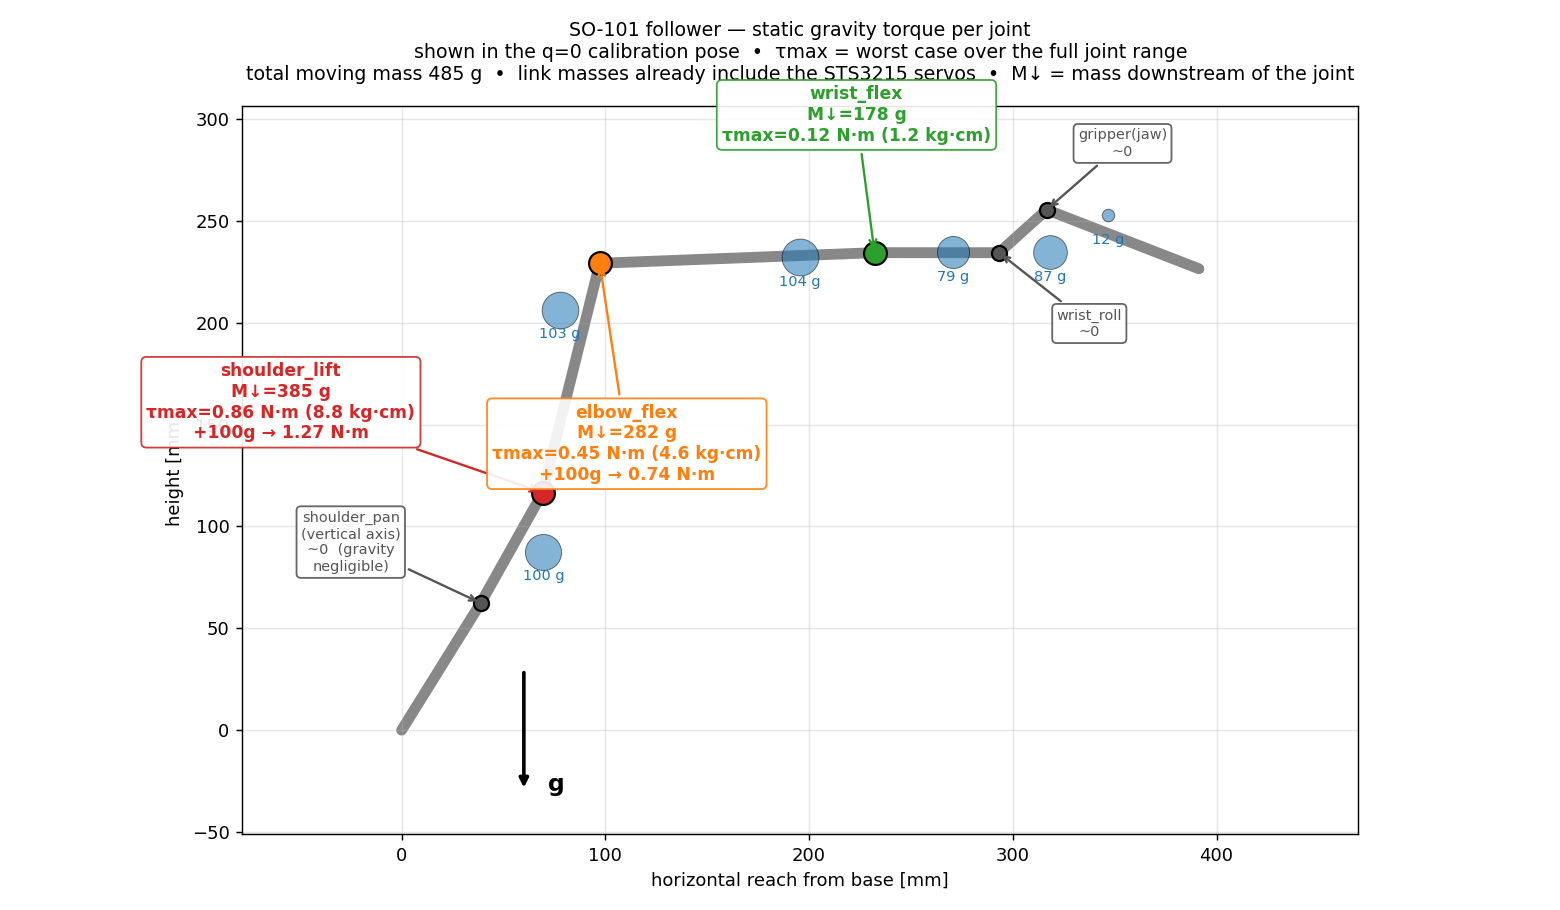

Reproduce this figure in Python.
"""Draw a labeled side-view of the SO-101 arm with per-joint gravity torque.
Saves gravity_torque_diagram.png."""
import numpy as np
import matplotlib
matplotlib.use("Agg")
import matplotlib.pyplot as plt
import gravity_spring_analysis as G

NM2KG = 10.197

def fk_points(q, payload=0.0):
    G.PAYLOAD_KG = payload
    link_T, jw = G.forward_kinematics(q)
    order = ["shoulder_pan","shoulder_lift","elbow_flex","wrist_flex","wrist_roll","gripper"]
    pts = [np.zeros(3)] + [jw[n][:3,3] for n in order]
    tip = (link_T["gripper_link"] @ np.array([*G.GRIPPER_FRAME_XYZ,1.0]))[:3]
    pts.append(tip)
    coms = G.link_com_world(link_T)
    return np.array(pts), coms, link_T

# Worst-case static torque over the full workspace, precomputed by the 2D/3D
# sweep in gravity_spring_analysis (kept here so the figure renders instantly).
WORST = {
    0.0: {"shoulder_lift":0.864, "elbow_flex":0.453, "wrist_flex":0.117},
    0.1: {"shoulder_lift":1.266, "elbow_flex":0.741, "wrist_flex":0.215},
}
def worst_case(joint, payload=0.0):
    return WORST[payload][joint]

# Straight horizontal pose = most intuitive (torque ~ weight x horizontal reach)
q = {"shoulder_lift":0.0,"elbow_flex":0.0,"wrist_flex":0.0}
pts, coms, link_T = fk_points(q, payload=0.0)

# project onto the arm's vertical plane: horizontal = reach along arm azimuth, vert = z
horiz_dir = pts[-1][:2]-pts[0][:2]; horiz_dir/=np.linalg.norm(horiz_dir)
def proj(P): return np.array([P[:2]@horiz_dir, P[2]])
P2 = np.array([proj(p) for p in pts])

fig, ax = plt.subplots(figsize=(12,7))
# links
ax.plot(P2[:,0]*1000, P2[:,1]*1000, "-", lw=6, color="#888", zorder=1, solid_capstyle="round")

# link COMs (dot size ~ mass)
mass_g = {"shoulder_link":100,"upper_arm_link":103,"lower_arm_link":104,
          "wrist_link":79,"gripper_link":87,"moving_jaw":12}
for ln,mg in mass_g.items():
    c = proj(coms[ln][1])
    ax.scatter(c[0]*1000,c[1]*1000,s=mg*4,color="#1f77b4",alpha=0.55,zorder=2,edgecolors="k",lw=0.5)
    ax.annotate(f"{mg} g",(c[0]*1000,c[1]*1000),(0,-16),textcoords="offset points",
                ha="center",fontsize=8,color="#1f77b4")

joint_names = ["shoulder_pan","shoulder_lift","elbow_flex","wrist_flex","wrist_roll","gripper"]
# precompute worst-case torques (no payload and +100 g)
wc0 = {j:worst_case(j,0.0) for j in ("shoulder_lift","elbow_flex","wrist_flex")}
wc1 = {j:worst_case(j,0.1) for j in ("shoulder_lift","elbow_flex","wrist_flex")}

labels = {
 "shoulder_pan":  ("shoulder_pan\n(vertical axis)","~0  (gravity\nnegligible)","#555"),
 "shoulder_lift": ("shoulder_lift",
    f"M↓=385 g\nτmax={wc0['shoulder_lift']:.2f} N·m "
    f"({wc0['shoulder_lift']*NM2KG:.1f} kg·cm)\n+100g → {wc1['shoulder_lift']:.2f} N·m","#d62728"),
 "elbow_flex":    ("elbow_flex",
    f"M↓=282 g\nτmax={wc0['elbow_flex']:.2f} N·m "
    f"({wc0['elbow_flex']*NM2KG:.1f} kg·cm)\n+100g → {wc1['elbow_flex']:.2f} N·m","#ff7f0e"),
 "wrist_flex":    ("wrist_flex",
    f"M↓=178 g\nτmax={wc0['wrist_flex']:.2f} N·m "
    f"({wc0['wrist_flex']*NM2KG:.1f} kg·cm)","#2ca02c"),
 "wrist_roll":    ("wrist_roll","~0","#555"),
 "gripper":       ("gripper(jaw)","~0","#555"),
}
offsets = {"shoulder_pan":(-72,18),"shoulder_lift":(-145,30),"elbow_flex":(15,-120),
           "wrist_flex":(-10,62),"wrist_roll":(50,-46),"gripper":(42,30)}
for i,jn in enumerate(joint_names):
    p = P2[i+1]*1000
    name,val,col = labels[jn]
    big = jn in ("shoulder_lift","elbow_flex","wrist_flex")
    ax.scatter(*p,s=160 if big else 70,color=col,zorder=4,edgecolors="k",lw=1.2)
    ax.annotate(f"{name}\n{val}",(p[0],p[1]),offsets[jn],textcoords="offset points",
        ha="center",fontsize=9.5 if big else 8,fontweight="bold" if big else "normal",
        color=col,bbox=dict(boxstyle="round,pad=0.3",fc="white",ec=col,alpha=0.9),zorder=5,
        arrowprops=dict(arrowstyle="->",color=col,lw=1.3))

# gravity arrow
ax.annotate("",(60,P2[:,1].min()*1000-30),(60,P2[:,1].min()*1000+30),
            arrowprops=dict(arrowstyle="-|>",color="k",lw=2))
ax.text(72,P2[:,1].min()*1000-30,"g",fontsize=13,fontweight="bold")

ax.set_title("SO-101 follower — static gravity torque per joint\n"
             "shown in the q=0 calibration pose  •  τmax = worst case over the full joint range\n"
             "total moving mass 485 g  •  link masses already include the STS3215 servos  •  M↓ = mass downstream of the joint",
             fontsize=10.5, pad=14)
ax.set_xlabel("horizontal reach from base [mm]"); ax.set_ylabel("height [mm]")
ax.set_aspect("equal"); ax.grid(alpha=0.3)
ax.margins(0.20)
plt.tight_layout()
plt.savefig("gravity_torque_diagram.png",dpi=130)
print("saved gravity_torque_diagram.png")
